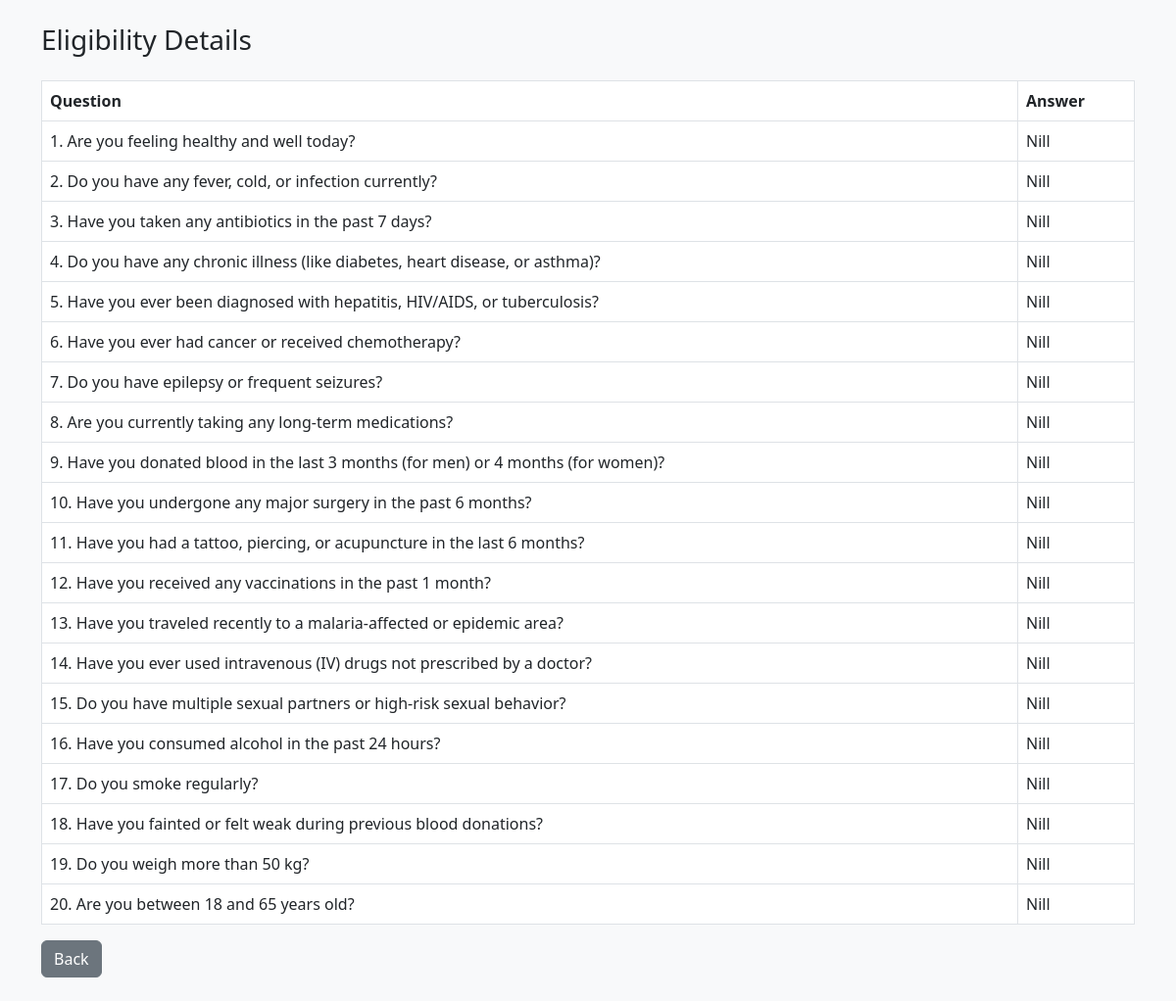
The page /view (signed in) on the database its author committed.
### app/models.py (models this page shows, shortened)
class Eligibility(models.Model):
    userid = models.ForeignKey(settings.AUTH_USER_MODEL, on_delete=models.CASCADE, null=True, blank=True)
    ans1=models.CharField(max_length=3 , choices=[('Yes','Yes'), ('No','No')], default='Nill')
    ans2=models.CharField(max_length=3 , choices=[('Yes','Yes'), ('No','No')], default='Nill')
    ans3=models.CharField(max_length=3 , choices=[('Yes','Yes'), ('No','No')], default='Nill')
    ans4=models.CharField(max_length=3 , choices=[('Yes','Yes'), ('No','No')], default='Nill')
    ans5=models.CharField(max_length=3 , choices=[('Yes','Yes'), ('No','No')], default='Nill')
    ans6=models.CharField(max_length=3 , choices=[('Yes','Yes'), ('No','No')], default='Nill')
    ans7=models.CharField(max_length=3 , choices=[('Yes','Yes'), ('No','No')], default='Nill')
    ans8=models.CharField(max_length=3 , choices=[('Yes','Yes'), ('No','No')], default='Nill')
    ans9=models.CharField(max_length=3 , choices=[('Yes','Yes'), ('No','No')], default='Nill')
    ans10=models.CharField(max_length=3 , choices=[('Yes','Yes'), ('No','No')], default='Nill')
    ans11=models.CharField(max_length=3 , choices=[('Yes','Yes'), ('No','No')], default='Nill')
    ans12=models.CharField(max_length=3 , choices=[('Yes','Yes'), ('No','No')], default='Nill')
    ans13=models.CharField(max_length=3 , choices=[('Yes','Yes'), ('No','No')], default='Nill')
    ans14=models.CharField(max_length=3 , choices=[('Yes','Yes'), ('No','No')], default='Nill')
    ans15=models.CharField(max_length=3 , choices=[('Yes','Yes'), ('No','No')], default='Nill')
    ans16=models.CharField(max_length=3 , choices=[('Yes','Yes'), ('No','No')], default='Nill')
    ans17=models.CharField(max_length=3 , choices=[('Yes','Yes'), ('No','No')], default='Nill')
    ans18=models.CharField(max_length=3 , choices=[('Yes','Yes'), ('No','No')], default='Nill')
    ans19=models.CharField(max_length=3 , choices=[('Yes','Yes'), ('No','No')], default='Nill')
    ans20=models.CharField(max_length=3 , choices=[('Yes','Yes'), ('No','No')], default='Nill')

### app/views.py (the view)
# urls.py: path('view',views.view,name='view'),
def view(request):
    user = request.user
    m = Eligibility.objects.get(userid=user)
    return render(request, 'qes.html', {'eligibility_data': m})

### template/qes.html (shortened to what this page needs)
<!DOCTYPE html>
<html lang="en">
<head>
  <link href="https://cdn.jsdelivr.net/npm/bootstrap@5.3.0/dist/css/bootstrap.min.css" rel="stylesheet">
</head>
<body class="bg-light p-4">
  <div class="container">
    <h3 class="mb-4">Eligibility Details</h3>
    <table class="table table-bordered">
      <thead>
        <tr>
          <th>Question</th>
          <th>Answer</th>
        </tr>
      </thead>
      <tbody>
        <tr>
          <td>1. Are you feeling healthy and well today?</td>
          <td>{{ eligibility_data.ans1 }}</td>
        </tr>
        <tr>
          <td>2. Do you have any fever, cold, or infection currently?</td>
          <td>{{ eligibility_data.ans2 }}</td>
        </tr>
        <tr>
          <td>3. Have you taken any antibiotics in the past 7 days?</td>
          <td>{{ eligibility_data.ans3 }}</td>
        </tr>
        <tr>
          <td>4. Do you have any chronic illness (like diabetes, heart disease, or asthma)?</td>
          <td>{{ eligibility_data.ans4 }}</td>
        </tr>
        <tr>
          <td>5. Have you ever been diagnosed with hepatitis, HIV/AIDS, or tuberculosis?</td>
          <td>{{ eligibility_data.ans5 }}</td>
        </tr>
        <tr>
          <td>6. Have you ever had cancer or received chemotherapy?</td>
          <td>{{ eligibility_data.ans6 }}</td>
        </tr>
        <tr>
          <td>7. Do you have epilepsy or frequent seizures?</td>
          <td>{{ eligibility_data.ans7 }}</td>
        </tr>
        <tr>
          <td>8. Are you currently taking any long-term medications?</td>
          <td>{{ eligibility_data.ans8 }}</td>
        </tr>
        <tr>
          <td>9. Have you donated blood in the last 3 months (for men) or 4 months (for women)?</td>
          <td>{{ eligibility_data.ans9 }}</td>
        </tr>
        <tr>
          <td>10. Have you undergone any major surgery in the past 6 months?</td>
          <td>{{ eligibility_data.ans10 }}</td>
        </tr>
        <tr>
          <td>11. Have you had a tattoo, piercing, or acupuncture in the last 6 months?</td>
          <td>{{ eligibility_data.ans11 }}</td>
        </tr>
        <tr>
          <td>12. Have you received any vaccinations in the past 1 month?</td>
          <td>{{ eligibility_data.ans12 }}</td>
        </tr>
        <tr>
          <td>13. Have you traveled recently to a malaria-affected or epidemic area?</td>
          <td>{{ eligibility_data.ans13 }}</td>
        </tr>
        <tr>
          <td>14. Have you ever used intravenous (IV) drugs not prescribed by a doctor?</td>
          <td>{{ eligibility_data.ans14 }}</td>
        </tr>
        <tr>
          <td>15. Do you have multiple sexual partners or high-risk sexual behavior?</td>
          <td>{{ eligibility_data.ans15 }}</td>
        </tr>
        <tr>
          <td>16. Have you consumed alcohol in the past 24 hours?</td>
          <td>{{ eligibility_data.ans16 }}</td>
        </tr>
        <tr>
          <td>17. Do you smoke regularly?</td>
          <td>{{ eligibility_data.ans17 }}</td>
        </tr>
        <tr>
          <td>18. Have you fainted or felt weak during previous blood donations?</td>
          <td>{{ eligibility_data.ans18 }}</td>
        </tr>
        <tr>
          <td>19. Do you weigh more than 50 kg?</td>
          <td>{{ eligibility_data.ans19 }}</td>
        </tr>
        <tr>
          <td>20. Are you between 18 and 65 years old?</td>
          <td>{{ eligibility_data.ans20 }}</td>
        </tr>
      </tbody>
    </table>
    <a href="{% url '' %}" class="btn btn-secondary">Back</a>
  </div>
</body>
</html>

### rows shown on the page
Eligibility: ans1 "Nill", ans2 "Nill", ans3 "Nill", ans4 "Nill", ans5 "Nill", ans6 "Nill", ans7 "Nill", ans8 "Nill", ans9 "Nill", ans10 "Nill", ans11 "Nill", ans12 "Nill", ans13 "Nill", ans14 "Nill", ans15 "Nill", ans16 "Nill", ans17 "Nill", ans18 "Nill", ans19 "Nill", ans20 "Nill"
